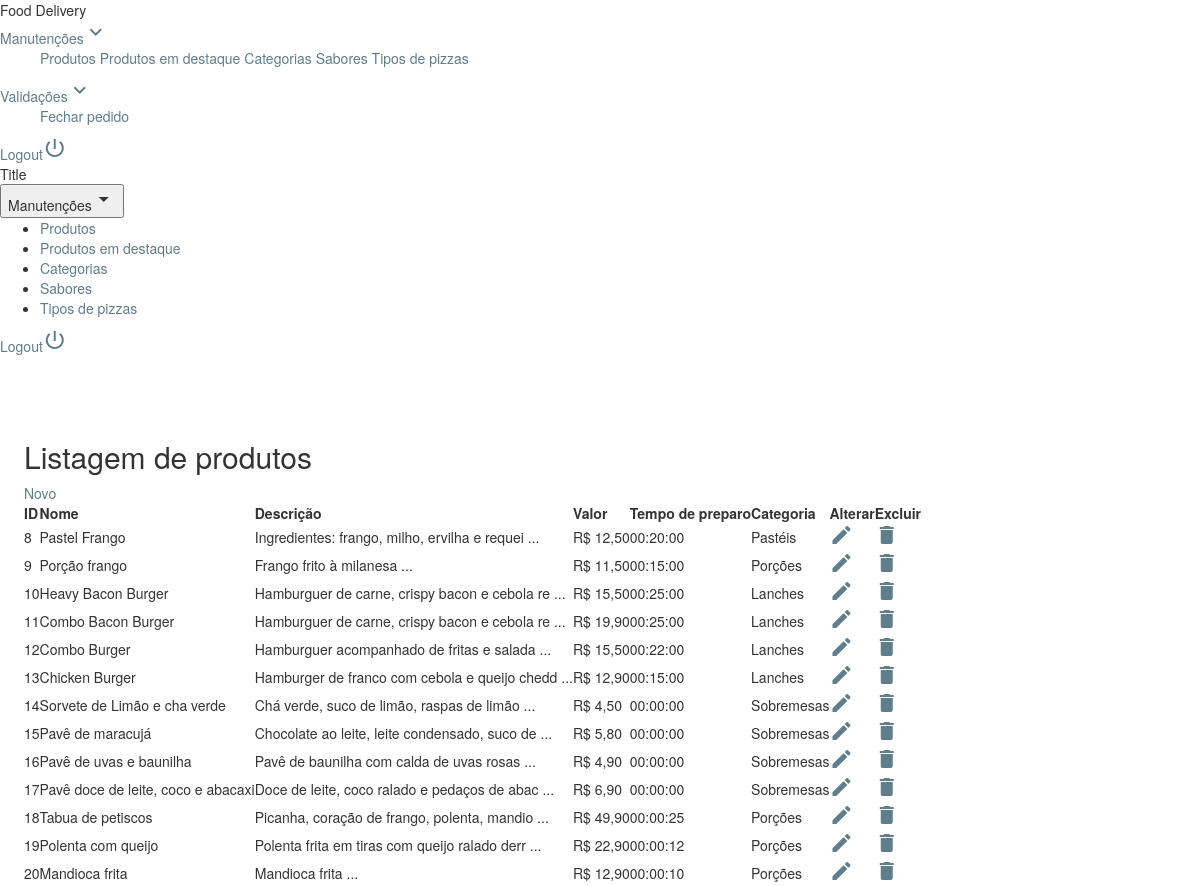
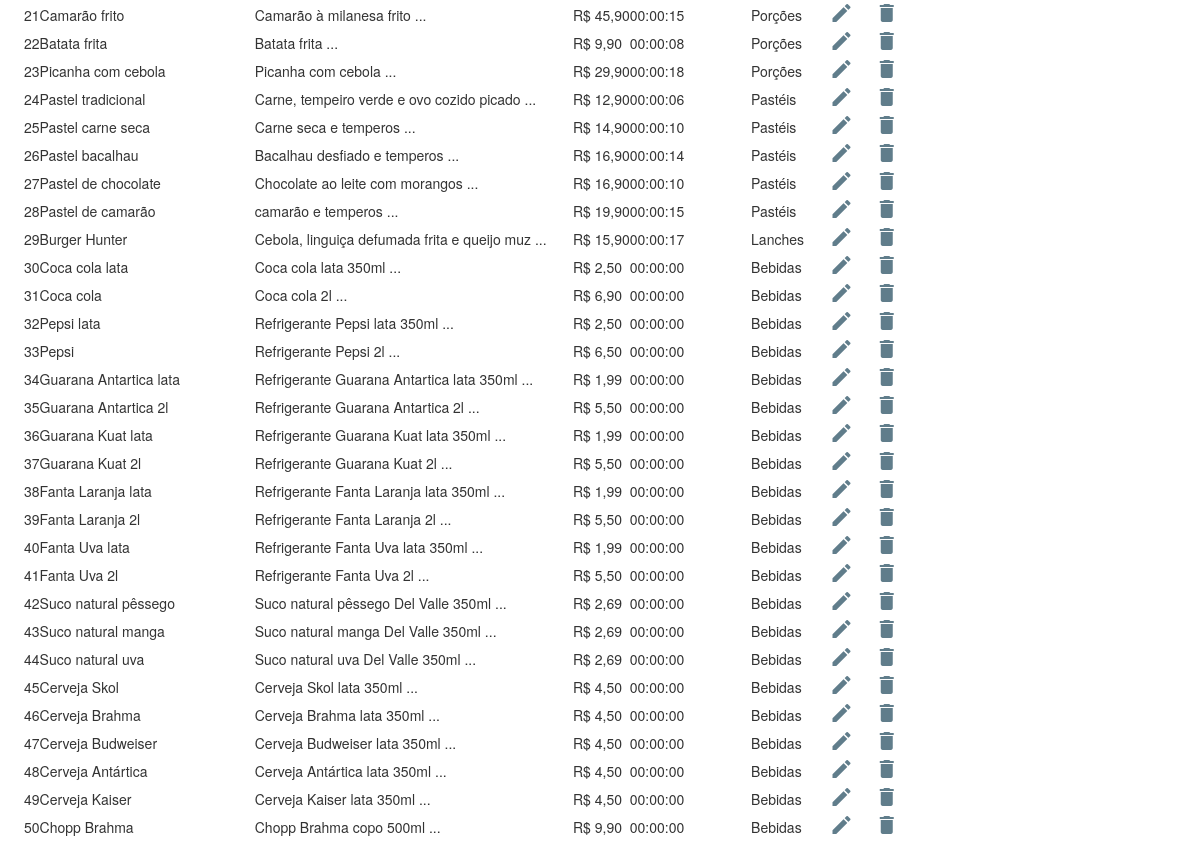
The app's page /admin/protected/administrador/index.php?ctrl=produto (signed in) with its own data (2 pictures, top to bottom).
### tables this page shows
CREATE TABLE `produto` (
  `idProduto` int(11) NOT NULL,
  `nome` varchar(50) NOT NULL,
  `descricao` varchar(200) NOT NULL,
  `tempoPreparo` time NOT NULL,
  `valor` float NOT NULL,
  `idCategoria` int(11) NOT NULL,
  `imagem` varchar(36) NOT NULL
);

CREATE TABLE `categoria` (
  `idCategoria` int(11) NOT NULL,
  `nome` varchar(15) NOT NULL,
  `descricao` varchar(200) NOT NULL,
  `imagem` varchar(40) NOT NULL
);

### admin/protected/controller/produto.php (called while the page is built, shortened)
<?php
require SERVER_ROOT.'admin/protected/model/produtoModel.php';
class Produto {
    private $model;
    function __construct() {
        $this->model = new ProdutoModel();
    }
    public function index() {
        $dados = $this->model->buscarTodos();
       require SERVER_ROOT.'admin/protected/view/produto/listar.php';
    }
}

### admin/protected/libs/conexao.php (called while the page is built, shortened)
<?php
class Conexao {
    public function estabeleceConexao() {
        try {
            $this->bd = new PDO(
                    BD_TIPO.':host='.BD_HOST.';dbname='.BD_NOME,
                    BD_USUARIO,
                    BD_SENHA
                );
        } catch (PDOException $exc) {
            echo '<script>window.alert("Houve um problema com a conexão ao banco de dados!\nEntre em contato com o administrador do sistema!");</script>';
            exit;
        }
    }
}

### admin/protected/model/produtoModel.php (called while the page is built, shortened)
<?php
class ProdutoModel extends Conexao {
    public function buscarTodos() {
        $select = "SELECT p.*, c.nome as categoria FROM produto p"
                . " INNER JOIN categoria c ON c.idCategoria=p.idCategoria ";
        $query = $this->bd->query($select);
        if (is_bool($query)) {
            return false;
        } else {
            return $query->fetchAll();
        }
    }
}

### admin/protected/view/produto/listar.php (the view)
<h2>Listagem de produtos</h2>
<div class="mdl-layout-spacer" style="display: inline">
    <a class="mdl-button mdl-js-button mdl-button--raised mdl-button--colored"
       href="index.php?ctrl=produto&acao=novo">Novo</a>
</div><br/>
<table id="tabela" class="mdl-data-table mdl-js-data-table mdl-shadow--3dp">
    <thead>
    <th>ID</th>
    <th>Nome</th>
    <th>Descrição</th>
    <th>Valor</th>
    <th>Tempo de preparo</th>
    <th>Categoria</th>
    <th>Alterar</th>
    <th>Excluir</th>
</thead>
<tbody>
    <?php if ($dados == false) { ?>
        <tr>
            <td colspan="8" style="text-align: center">Nenhum resultado encontrado</td>
        </tr>
        <?php
    } else {
        foreach ($dados as $item) {
            $id = $item['idProduto'];
            ?>
            <tr>
                <td><?php echo $id ?></td>
                <td class="mdl-data-table__cell--non-numeric"><?php echo $item['nome'] ?></td>
                <td class="mdl-data-table__cell--non-numeric"><?php echo substr($item['descricao'], 0, 45) . " ..."; ?></td>
                <td>R$ <?php echo number_format($item['valor'], 2, ',', ' '); ?></td>
                <td><?php echo $item['tempoPreparo'] ?></td>
                <td><?php echo $item['categoria'] ?></td>
                <td>
                    <a href="index.php?ctrl=produto&acao=buscar&id=<?php echo $id ?>">
                        <i class="material-icons">edit</i>
                    </a>
                </td>
                <td>
                    <a href="index.php?ctrl=produto&acao=excluir&id=<?php echo $id ?>"
                       onclick="return confirm('Deseja excluir este registro?')">
                        <i class="material-icons">delete</i>
                    </a>
                </td>
            </tr>
            <?php
        }
    }
    ?>
</tbody>
</table>

### admin/estilo.css (style rules this page uses)
.mdl-data-table { border-radius: 5px; }
a { color: rgb(96, 125, 139); }

### admin/protected/administrador/index.php (style rules this page uses)
a { text-decoration: none !important; }

### records on screen
produto: idProduto "8", nome "Pastel Frango", descricao "Ingredientes: frango, milho, ervilha e requei", valor "12,50", tempoPreparo "00:20:00", idCategoria.nome "Pastéis"
produto: idProduto "9", nome "Porção frango", descricao "Frango frito à milanesa", valor "11,50", tempoPreparo "00:15:00", idCategoria.nome "Porções"
produto: idProduto "10", nome "Heavy Bacon Burger", descricao "Hamburguer de carne, crispy bacon e cebola re", valor "15,50", tempoPreparo "00:25:00", idCategoria.nome "Lanches"
produto: idProduto "11", nome "Combo Bacon Burger", descricao "Hamburguer de carne, crispy bacon e cebola re", valor "19,90", tempoPreparo "00:25:00", idCategoria.nome "Lanches"
produto: idProduto "12", nome "Combo Burger", descricao "Hamburguer acompanhado de fritas e salada", valor "15,50", tempoPreparo "00:22:00", idCategoria.nome "Lanches"
produto: idProduto "13", nome "Chicken Burger", descricao "Hamburger de franco com cebola e queijo chedd", valor "12,90", tempoPreparo "00:15:00", idCategoria.nome "Lanches"
produto: idProduto "14", nome "Sorvete de Limão e cha verde", descricao "Chá verde, suco de limão, raspas de limão", valor "4,50", tempoPreparo "00:00:00", idCategoria.nome "Sobremesas"
produto: idProduto "15", nome "Pavê de maracujá", descricao "Chocolate ao leite, leite condensado, suco de", valor "5,80", tempoPreparo "00:00:00", idCategoria.nome "Sobremesas"
produto: idProduto "16", nome "Pavê de uvas e baunilha", descricao "Pavê de baunilha com calda de uvas rosas", valor "4,90", tempoPreparo "00:00:00", idCategoria.nome "Sobremesas"
produto: idProduto "17", nome "Pavê doce de leite, coco e abacaxi", descricao "Doce de leite, coco ralado e pedaços de abac", valor "6,90", tempoPreparo "00:00:00", idCategoria.nome "Sobremesas"
produto: idProduto "18", nome "Tabua de petiscos", descricao "Picanha, coração de frango, polenta, mandio", valor "49,90", tempoPreparo "00:00:25", idCategoria.nome "Porções"
produto: idProduto "19", nome "Polenta com queijo", descricao "Polenta frita em tiras com queijo ralado derr", valor "22,90", tempoPreparo "00:00:12", idCategoria.nome "Porções"
produto: idProduto "20", nome "Mandioca frita", descricao "Mandioca frita", valor "12,90", tempoPreparo "00:00:10", idCategoria.nome "Porções"
produto: idProduto "21", nome "Camarão frito", descricao "Camarão à milanesa frito", valor "45,90", tempoPreparo "00:00:15", idCategoria.nome "Porções"
produto: idProduto "22", nome "Batata frita", descricao "Batata frita", valor "9,90", tempoPreparo "00:00:08", idCategoria.nome "Porções"
produto: idProduto "23", nome "Picanha com cebola", descricao "Picanha com cebola", valor "29,90", tempoPreparo "00:00:18", idCategoria.nome "Porções"
produto: idProduto "24", nome "Pastel tradicional", descricao "Carne, tempeiro verde e ovo cozido picado", valor "12,90", tempoPreparo "00:00:06", idCategoria.nome "Pastéis"
produto: idProduto "25", nome "Pastel carne seca", descricao "Carne seca e temperos", valor "14,90", tempoPreparo "00:00:10", idCategoria.nome "Pastéis"
produto: idProduto "26", nome "Pastel bacalhau", descricao "Bacalhau desfiado e temperos", valor "16,90", tempoPreparo "00:00:14", idCategoria.nome "Pastéis"
produto: idProduto "27", nome "Pastel de chocolate", descricao "Chocolate ao leite com morangos", valor "16,90", tempoPreparo "00:00:10", idCategoria.nome "Pastéis"
produto: idProduto "28", nome "Pastel de camarão", descricao "camarão e temperos", valor "19,90", tempoPreparo "00:00:15", idCategoria.nome "Pastéis"
produto: idProduto "29", nome "Burger Hunter", descricao "Cebola, linguiça defumada frita e queijo muz", valor "15,90", tempoPreparo "00:00:17", idCategoria.nome "Lanches"
produto: idProduto "30", nome "Coca cola lata", descricao "Coca cola lata 350ml", valor "2,50", tempoPreparo "00:00:00", idCategoria.nome "Bebidas"
produto: idProduto "31", nome "Coca cola", descricao "Coca cola 2l", valor "6,90", tempoPreparo "00:00:00", idCategoria.nome "Bebidas"
produto: idProduto "32", nome "Pepsi lata", descricao "Refrigerante Pepsi lata 350ml", valor "2,50", tempoPreparo "00:00:00", idCategoria.nome "Bebidas"
produto: idProduto "33", nome "Pepsi", descricao "Refrigerante Pepsi 2l", valor "6,50", tempoPreparo "00:00:00", idCategoria.nome "Bebidas"
produto: idProduto "34", nome "Guarana Antartica lata", descricao "Refrigerante Guarana Antartica lata 350ml", valor "1,99", tempoPreparo "00:00:00", idCategoria.nome "Bebidas"
produto: idProduto "35", nome "Guarana Antartica 2l", descricao "Refrigerante Guarana Antartica 2l", valor "5,50", tempoPreparo "00:00:00", idCategoria.nome "Bebidas"
produto: idProduto "36", nome "Guarana Kuat lata", descricao "Refrigerante Guarana Kuat lata 350ml", valor "1,99", tempoPreparo "00:00:00", idCategoria.nome "Bebidas"
produto: idProduto "37", nome "Guarana Kuat 2l", descricao "Refrigerante Guarana Kuat 2l", valor "5,50", tempoPreparo "00:00:00", idCategoria.nome "Bebidas"
produto: idProduto "38", nome "Fanta Laranja lata", descricao "Refrigerante Fanta Laranja lata 350ml", valor "1,99", tempoPreparo "00:00:00", idCategoria.nome "Bebidas"
produto: idProduto "39", nome "Fanta Laranja 2l", descricao "Refrigerante Fanta Laranja 2l", valor "5,50", tempoPreparo "00:00:00", idCategoria.nome "Bebidas"
produto: idProduto "40", nome "Fanta Uva lata", descricao "Refrigerante Fanta Uva lata 350ml", valor "1,99", tempoPreparo "00:00:00", idCategoria.nome "Bebidas"
produto: idProduto "41", nome "Fanta Uva 2l", descricao "Refrigerante Fanta Uva 2l", valor "5,50", tempoPreparo "00:00:00", idCategoria.nome "Bebidas"
produto: idProduto "42", nome "Suco natural pêssego", descricao "Suco natural pêssego Del Valle 350ml", valor "2,69", tempoPreparo "00:00:00", idCategoria.nome "Bebidas"
produto: idProduto "43", nome "Suco natural manga", descricao "Suco natural manga Del Valle 350ml", valor "2,69", tempoPreparo "00:00:00", idCategoria.nome "Bebidas"
produto: idProduto "44", nome "Suco natural uva", descricao "Suco natural uva Del Valle 350ml", valor "2,69", tempoPreparo "00:00:00", idCategoria.nome "Bebidas"
produto: idProduto "45", nome "Cerveja Skol", descricao "Cerveja Skol lata 350ml", valor "4,50", tempoPreparo "00:00:00", idCategoria.nome "Bebidas"
produto: idProduto "46", nome "Cerveja Brahma", descricao "Cerveja Brahma lata 350ml", valor "4,50", tempoPreparo "00:00:00", idCategoria.nome "Bebidas"
produto: idProduto "47", nome "Cerveja Budweiser", descricao "Cerveja Budweiser lata 350ml", valor "4,50", tempoPreparo "00:00:00", idCategoria.nome "Bebidas"
produto: idProduto "48", nome "Cerveja Antártica", descricao "Cerveja Antártica lata 350ml", valor "4,50", tempoPreparo "00:00:00", idCategoria.nome "Bebidas"
produto: idProduto "49", nome "Cerveja Kaiser", descricao "Cerveja Kaiser lata 350ml", valor "4,50", tempoPreparo "00:00:00", idCategoria.nome "Bebidas"
produto: idProduto "50", nome "Chopp Brahma", descricao "Chopp Brahma copo 500ml", valor "9,90", tempoPreparo "00:00:00", idCategoria.nome "Bebidas"
